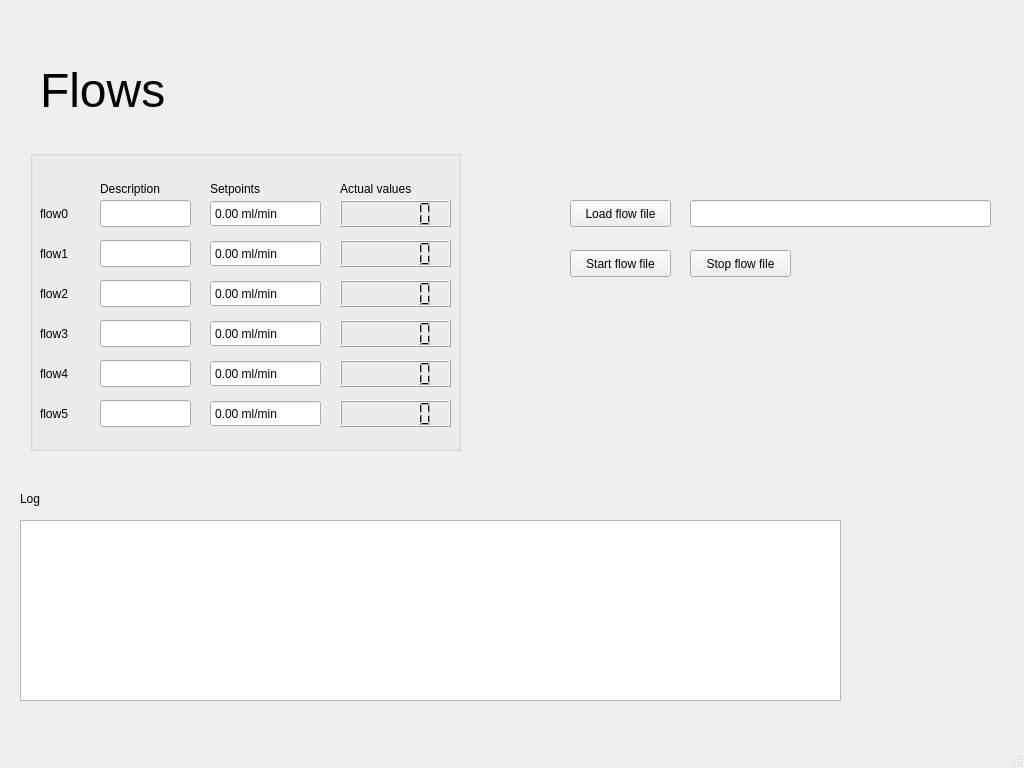
<?xml version="1.0" encoding="UTF-8"?>
<ui version="4.0">
 <class>MainWindow</class>
 <widget class="QMainWindow" name="MainWindow">
  <property name="geometry">
   <rect>
    <x>0</x>
    <y>0</y>
    <width>1024</width>
    <height>768</height>
   </rect>
  </property>
  <property name="windowTitle">
   <string>MainWindow</string>
  </property>
  <widget class="QWidget" name="centralwidget">
   <widget class="QTextBrowser" name="logtext">
    <property name="geometry">
     <rect>
      <x>20</x>
      <y>520</y>
      <width>821</width>
      <height>181</height>
     </rect>
    </property>
   </widget>
   <widget class="QLabel" name="label_10">
    <property name="geometry">
     <rect>
      <x>20</x>
      <y>490</y>
      <width>66</width>
      <height>17</height>
     </rect>
    </property>
    <property name="text">
     <string>Log</string>
    </property>
   </widget>
   <widget class="QGroupBox" name="groupBox">
    <property name="geometry">
     <rect>
      <x>30</x>
      <y>150</y>
      <width>431</width>
      <height>301</height>
     </rect>
    </property>
    <property name="title">
     <string/>
    </property>
    <widget class="QLCDNumber" name="value5">
     <property name="geometry">
      <rect>
       <x>310</x>
       <y>250</y>
       <width>111</width>
       <height>27</height>
      </rect>
     </property>
     <property name="smallDecimalPoint">
      <bool>true</bool>
     </property>
    </widget>
    <widget class="QLineEdit" name="description0">
     <property name="geometry">
      <rect>
       <x>70</x>
       <y>50</y>
       <width>91</width>
       <height>27</height>
      </rect>
     </property>
    </widget>
    <widget class="QLabel" name="label_6">
     <property name="geometry">
      <rect>
       <x>10</x>
       <y>210</y>
       <width>66</width>
       <height>27</height>
      </rect>
     </property>
     <property name="text">
      <string>flow4</string>
     </property>
    </widget>
    <widget class="QLineEdit" name="description3">
     <property name="geometry">
      <rect>
       <x>70</x>
       <y>170</y>
       <width>91</width>
       <height>27</height>
      </rect>
     </property>
    </widget>
    <widget class="QLabel" name="label">
     <property name="geometry">
      <rect>
       <x>180</x>
       <y>30</y>
       <width>66</width>
       <height>17</height>
      </rect>
     </property>
     <property name="text">
      <string>Setpoints</string>
     </property>
    </widget>
    <widget class="QLabel" name="label_3">
     <property name="geometry">
      <rect>
       <x>10</x>
       <y>50</y>
       <width>66</width>
       <height>27</height>
      </rect>
     </property>
     <property name="text">
      <string>flow0</string>
     </property>
    </widget>
    <widget class="QLabel" name="label_4">
     <property name="geometry">
      <rect>
       <x>10</x>
       <y>90</y>
       <width>66</width>
       <height>27</height>
      </rect>
     </property>
     <property name="text">
      <string>flow1</string>
     </property>
    </widget>
    <widget class="QDoubleSpinBox" name="setpoint5">
     <property name="geometry">
      <rect>
       <x>180</x>
       <y>250</y>
       <width>111</width>
       <height>27</height>
      </rect>
     </property>
     <property name="buttonSymbols">
      <enum>QAbstractSpinBox::NoButtons</enum>
     </property>
     <property name="suffix">
      <string> ml/min</string>
     </property>
     <property name="maximum">
      <double>10.000000000000000</double>
     </property>
     <property name="singleStep">
      <double>0.100000000000000</double>
     </property>
    </widget>
    <widget class="QDoubleSpinBox" name="setpoint0">
     <property name="geometry">
      <rect>
       <x>180</x>
       <y>50</y>
       <width>111</width>
       <height>27</height>
      </rect>
     </property>
     <property name="buttonSymbols">
      <enum>QAbstractSpinBox::NoButtons</enum>
     </property>
     <property name="suffix">
      <string> ml/min</string>
     </property>
     <property name="maximum">
      <double>10.000000000000000</double>
     </property>
     <property name="singleStep">
      <double>0.100000000000000</double>
     </property>
    </widget>
    <widget class="QDoubleSpinBox" name="setpoint2">
     <property name="geometry">
      <rect>
       <x>180</x>
       <y>130</y>
       <width>111</width>
       <height>27</height>
      </rect>
     </property>
     <property name="buttonSymbols">
      <enum>QAbstractSpinBox::NoButtons</enum>
     </property>
     <property name="suffix">
      <string> ml/min</string>
     </property>
     <property name="maximum">
      <double>10.000000000000000</double>
     </property>
     <property name="singleStep">
      <double>0.100000000000000</double>
     </property>
    </widget>
    <widget class="QLabel" name="label_2">
     <property name="geometry">
      <rect>
       <x>310</x>
       <y>30</y>
       <width>91</width>
       <height>17</height>
      </rect>
     </property>
     <property name="text">
      <string>Actual values</string>
     </property>
    </widget>
    <widget class="QDoubleSpinBox" name="setpoint4">
     <property name="geometry">
      <rect>
       <x>180</x>
       <y>210</y>
       <width>111</width>
       <height>27</height>
      </rect>
     </property>
     <property name="buttonSymbols">
      <enum>QAbstractSpinBox::NoButtons</enum>
     </property>
     <property name="suffix">
      <string> ml/min</string>
     </property>
     <property name="maximum">
      <double>10.000000000000000</double>
     </property>
     <property name="singleStep">
      <double>0.100000000000000</double>
     </property>
    </widget>
    <widget class="QLineEdit" name="description5">
     <property name="geometry">
      <rect>
       <x>70</x>
       <y>250</y>
       <width>91</width>
       <height>27</height>
      </rect>
     </property>
    </widget>
    <widget class="QLCDNumber" name="value2">
     <property name="geometry">
      <rect>
       <x>310</x>
       <y>130</y>
       <width>111</width>
       <height>27</height>
      </rect>
     </property>
     <property name="smallDecimalPoint">
      <bool>true</bool>
     </property>
    </widget>
    <widget class="QDoubleSpinBox" name="setpoint3">
     <property name="geometry">
      <rect>
       <x>180</x>
       <y>170</y>
       <width>111</width>
       <height>27</height>
      </rect>
     </property>
     <property name="buttonSymbols">
      <enum>QAbstractSpinBox::NoButtons</enum>
     </property>
     <property name="suffix">
      <string> ml/min</string>
     </property>
     <property name="maximum">
      <double>10.000000000000000</double>
     </property>
     <property name="singleStep">
      <double>0.100000000000000</double>
     </property>
    </widget>
    <widget class="QLCDNumber" name="value4">
     <property name="geometry">
      <rect>
       <x>310</x>
       <y>210</y>
       <width>111</width>
       <height>27</height>
      </rect>
     </property>
     <property name="smallDecimalPoint">
      <bool>true</bool>
     </property>
    </widget>
    <widget class="QLabel" name="label_8">
     <property name="geometry">
      <rect>
       <x>10</x>
       <y>250</y>
       <width>66</width>
       <height>27</height>
      </rect>
     </property>
     <property name="text">
      <string>flow5</string>
     </property>
    </widget>
    <widget class="QDoubleSpinBox" name="setpoint1">
     <property name="geometry">
      <rect>
       <x>180</x>
       <y>90</y>
       <width>111</width>
       <height>27</height>
      </rect>
     </property>
     <property name="buttonSymbols">
      <enum>QAbstractSpinBox::NoButtons</enum>
     </property>
     <property name="suffix">
      <string> ml/min</string>
     </property>
     <property name="maximum">
      <double>10.000000000000000</double>
     </property>
     <property name="singleStep">
      <double>0.100000000000000</double>
     </property>
    </widget>
    <widget class="QLineEdit" name="description2">
     <property name="geometry">
      <rect>
       <x>70</x>
       <y>130</y>
       <width>91</width>
       <height>27</height>
      </rect>
     </property>
    </widget>
    <widget class="QLabel" name="label_9">
     <property name="geometry">
      <rect>
       <x>10</x>
       <y>130</y>
       <width>66</width>
       <height>27</height>
      </rect>
     </property>
     <property name="text">
      <string>flow2</string>
     </property>
    </widget>
    <widget class="QLineEdit" name="description1">
     <property name="geometry">
      <rect>
       <x>70</x>
       <y>90</y>
       <width>91</width>
       <height>27</height>
      </rect>
     </property>
    </widget>
    <widget class="QLCDNumber" name="value3">
     <property name="geometry">
      <rect>
       <x>310</x>
       <y>170</y>
       <width>111</width>
       <height>27</height>
      </rect>
     </property>
     <property name="smallDecimalPoint">
      <bool>true</bool>
     </property>
    </widget>
    <widget class="QLabel" name="label_5">
     <property name="geometry">
      <rect>
       <x>70</x>
       <y>30</y>
       <width>81</width>
       <height>17</height>
      </rect>
     </property>
     <property name="text">
      <string>Description</string>
     </property>
    </widget>
    <widget class="QLCDNumber" name="value1">
     <property name="geometry">
      <rect>
       <x>310</x>
       <y>90</y>
       <width>111</width>
       <height>27</height>
      </rect>
     </property>
     <property name="smallDecimalPoint">
      <bool>true</bool>
     </property>
    </widget>
    <widget class="QLCDNumber" name="value0">
     <property name="geometry">
      <rect>
       <x>310</x>
       <y>50</y>
       <width>111</width>
       <height>27</height>
      </rect>
     </property>
     <property name="smallDecimalPoint">
      <bool>true</bool>
     </property>
    </widget>
    <widget class="QLineEdit" name="description4">
     <property name="geometry">
      <rect>
       <x>70</x>
       <y>210</y>
       <width>91</width>
       <height>27</height>
      </rect>
     </property>
    </widget>
    <widget class="QLabel" name="label_7">
     <property name="geometry">
      <rect>
       <x>10</x>
       <y>170</y>
       <width>66</width>
       <height>27</height>
      </rect>
     </property>
     <property name="text">
      <string>flow3</string>
     </property>
    </widget>
   </widget>
   <widget class="QLabel" name="label_11">
    <property name="geometry">
     <rect>
      <x>40</x>
      <y>60</y>
      <width>151</width>
      <height>61</height>
     </rect>
    </property>
    <property name="text">
     <string>&lt;html&gt;&lt;head/&gt;&lt;body&gt;&lt;p&gt;&lt;span style=&quot; font-size:36pt;&quot;&gt;Flows&lt;/span&gt;&lt;/p&gt;&lt;/body&gt;&lt;/html&gt;</string>
    </property>
   </widget>
   <widget class="QPushButton" name="load_flow_file_btn">
    <property name="geometry">
     <rect>
      <x>570</x>
      <y>200</y>
      <width>101</width>
      <height>27</height>
     </rect>
    </property>
    <property name="text">
     <string>Load flow file</string>
    </property>
   </widget>
   <widget class="QLineEdit" name="flow_file">
    <property name="geometry">
     <rect>
      <x>690</x>
      <y>200</y>
      <width>301</width>
      <height>27</height>
     </rect>
    </property>
   </widget>
   <widget class="QPushButton" name="start_flow_file_btn">
    <property name="geometry">
     <rect>
      <x>570</x>
      <y>250</y>
      <width>101</width>
      <height>27</height>
     </rect>
    </property>
    <property name="text">
     <string>Start flow file</string>
    </property>
   </widget>
   <widget class="QPushButton" name="stop_flow_file_btn">
    <property name="geometry">
     <rect>
      <x>690</x>
      <y>250</y>
      <width>101</width>
      <height>27</height>
     </rect>
    </property>
    <property name="text">
     <string>Stop flow file</string>
    </property>
   </widget>
  </widget>
  <widget class="QMenuBar" name="menubar">
   <property name="geometry">
    <rect>
     <x>0</x>
     <y>0</y>
     <width>1024</width>
     <height>27</height>
    </rect>
   </property>
  </widget>
  <widget class="QStatusBar" name="statusbar"/>
 </widget>
 <resources/>
 <connections/>
</ui>
